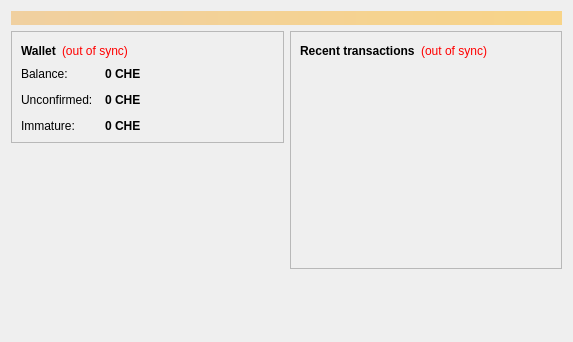
<?xml version="1.0" encoding="UTF-8"?>
<ui version="4.0">
 <class>OverviewPage</class>
 <widget class="QWidget" name="OverviewPage">
  <property name="geometry">
   <rect>
    <x>0</x>
    <y>0</y>
    <width>573</width>
    <height>342</height>
   </rect>
  </property>
  <property name="windowTitle">
   <string>Form</string>
  </property>
  <layout class="QVBoxLayout" name="topLayout">
   <item>
    <widget class="QLabel" name="labelAlerts">
     <property name="visible">
      <bool>false</bool>
     </property>
     <property name="styleSheet">
      <string notr="true">background-color: qlineargradient(x1: 0, y1: 0, x2: 1, y2: 0, stop:0 #F0D0A0, stop:1 #F8D488); color:#000000;</string>
     </property>
     <property name="wordWrap">
      <bool>true</bool>
     </property>
     <property name="margin">
      <number>3</number>
     </property>
    </widget>
   </item>
   <item>
    <layout class="QHBoxLayout" name="horizontalLayout" stretch="1,1">
     <item>
      <layout class="QVBoxLayout" name="verticalLayout_2">
       <item>
        <widget class="QFrame" name="frame">
         <property name="frameShape">
          <enum>QFrame::StyledPanel</enum>
         </property>
         <property name="frameShadow">
          <enum>QFrame::Raised</enum>
         </property>
         <layout class="QVBoxLayout" name="verticalLayout_4">
          <item>
           <layout class="QHBoxLayout" name="horizontalLayout_4">
            <item>
             <widget class="QLabel" name="label_5">
              <property name="font">
               <font>
                <weight>75</weight>
                <bold>true</bold>
               </font>
              </property>
              <property name="text">
               <string>Wallet</string>
              </property>
             </widget>
            </item>
            <item>
             <widget class="QLabel" name="labelWalletStatus">
              <property name="toolTip">
               <string>The displayed information may be out of date. Your wallet automatically synchronizes with the Cherrycoin network after a connection is established, but this process has not completed yet.</string>
              </property>
              <property name="styleSheet">
               <string notr="true">QLabel { color: red; }</string>
              </property>
              <property name="text">
               <string notr="true">(out of sync)</string>
              </property>
              <property name="alignment">
               <set>Qt::AlignLeading|Qt::AlignLeft|Qt::AlignVCenter</set>
              </property>
             </widget>
            </item>
            <item>
             <spacer name="horizontalSpacer_2">
              <property name="orientation">
               <enum>Qt::Horizontal</enum>
              </property>
              <property name="sizeHint" stdset="0">
               <size>
                <width>40</width>
                <height>20</height>
               </size>
              </property>
             </spacer>
            </item>
           </layout>
          </item>
          <item>
           <layout class="QFormLayout" name="formLayout_2">
            <property name="fieldGrowthPolicy">
             <enum>QFormLayout::AllNonFixedFieldsGrow</enum>
            </property>
            <property name="horizontalSpacing">
             <number>12</number>
            </property>
            <property name="verticalSpacing">
             <number>12</number>
            </property>
            <item row="0" column="0">
             <widget class="QLabel" name="label">
              <property name="text">
               <string>Balance:</string>
              </property>
             </widget>
            </item>
            <item row="0" column="1">
             <widget class="QLabel" name="labelBalance">
              <property name="font">
               <font>
                <weight>75</weight>
                <bold>true</bold>
               </font>
              </property>
              <property name="cursor">
               <cursorShape>IBeamCursor</cursorShape>
              </property>
              <property name="toolTip">
               <string>Your current balance</string>
              </property>
              <property name="text">
               <string notr="true">0 CHE</string>
              </property>
              <property name="textInteractionFlags">
               <set>Qt::LinksAccessibleByMouse|Qt::TextSelectableByKeyboard|Qt::TextSelectableByMouse</set>
              </property>
             </widget>
            </item>
            <item row="1" column="0">
             <widget class="QLabel" name="label_3">
              <property name="text">
               <string>Unconfirmed:</string>
              </property>
             </widget>
            </item>
            <item row="1" column="1">
             <widget class="QLabel" name="labelUnconfirmed">
              <property name="font">
               <font>
                <weight>75</weight>
                <bold>true</bold>
               </font>
              </property>
              <property name="cursor">
               <cursorShape>IBeamCursor</cursorShape>
              </property>
              <property name="toolTip">
               <string>Total of transactions that have yet to be confirmed, and do not yet count toward the current balance</string>
              </property>
              <property name="text">
               <string notr="true">0 CHE</string>
              </property>
              <property name="textInteractionFlags">
               <set>Qt::LinksAccessibleByMouse|Qt::TextSelectableByKeyboard|Qt::TextSelectableByMouse</set>
              </property>
             </widget>
            </item>
            <item row="2" column="0">
             <widget class="QLabel" name="labelImmatureText">
              <property name="text">
               <string>Immature:</string>
              </property>
             </widget>
            </item>
            <item row="2" column="1">
             <widget class="QLabel" name="labelImmature">
              <property name="font">
               <font>
                <weight>75</weight>
                <bold>true</bold>
               </font>
              </property>
              <property name="toolTip">
               <string>Mined balance that has not yet matured</string>
              </property>
              <property name="text">
               <string notr="true">0 CHE</string>
              </property>
              <property name="textInteractionFlags">
               <set>Qt::LinksAccessibleByMouse|Qt::TextSelectableByKeyboard|Qt::TextSelectableByMouse</set>
              </property>
             </widget>
            </item>
           </layout>
          </item>
         </layout>
        </widget>
       </item>
       <item>
        <spacer name="verticalSpacer">
         <property name="orientation">
          <enum>Qt::Vertical</enum>
         </property>
         <property name="sizeHint" stdset="0">
          <size>
           <width>20</width>
           <height>40</height>
          </size>
         </property>
        </spacer>
       </item>
      </layout>
     </item>
     <item>
      <layout class="QVBoxLayout" name="verticalLayout_3">
       <item>
        <widget class="QFrame" name="frame_2">
         <property name="frameShape">
          <enum>QFrame::StyledPanel</enum>
         </property>
         <property name="frameShadow">
          <enum>QFrame::Raised</enum>
         </property>
         <layout class="QVBoxLayout" name="verticalLayout">
          <item>
           <layout class="QHBoxLayout" name="horizontalLayout_2">
            <item>
             <widget class="QLabel" name="label_4">
              <property name="text">
               <string>&lt;b&gt;Recent transactions&lt;/b&gt;</string>
              </property>
             </widget>
            </item>
            <item>
             <widget class="QLabel" name="labelTransactionsStatus">
              <property name="toolTip">
               <string>The displayed information may be out of date. Your wallet automatically synchronizes with the Cherrycoin network after a connection is established, but this process has not completed yet.</string>
              </property>
              <property name="styleSheet">
               <string notr="true">QLabel { color: red; }</string>
              </property>
              <property name="text">
               <string notr="true">(out of sync)</string>
              </property>
              <property name="alignment">
               <set>Qt::AlignRight|Qt::AlignTrailing|Qt::AlignVCenter</set>
              </property>
             </widget>
            </item>
            <item>
             <spacer name="horizontalSpacer">
              <property name="orientation">
               <enum>Qt::Horizontal</enum>
              </property>
              <property name="sizeHint" stdset="0">
               <size>
                <width>40</width>
                <height>20</height>
               </size>
              </property>
             </spacer>
            </item>
           </layout>
          </item>
          <item>
           <widget class="QListView" name="listTransactions">
            <property name="styleSheet">
             <string notr="true">QListView { background: transparent; }</string>
            </property>
            <property name="frameShape">
             <enum>QFrame::NoFrame</enum>
            </property>
            <property name="verticalScrollBarPolicy">
             <enum>Qt::ScrollBarAlwaysOff</enum>
            </property>
            <property name="horizontalScrollBarPolicy">
             <enum>Qt::ScrollBarAlwaysOff</enum>
            </property>
            <property name="selectionMode">
             <enum>QAbstractItemView::NoSelection</enum>
            </property>
           </widget>
          </item>
         </layout>
        </widget>
       </item>
       <item>
        <spacer name="verticalSpacer_2">
         <property name="orientation">
          <enum>Qt::Vertical</enum>
         </property>
         <property name="sizeHint" stdset="0">
          <size>
           <width>20</width>
           <height>40</height>
          </size>
         </property>
        </spacer>
       </item>
      </layout>
     </item>
    </layout>
   </item>
  </layout>
 </widget>
 <resources/>
 <connections/>
</ui>
